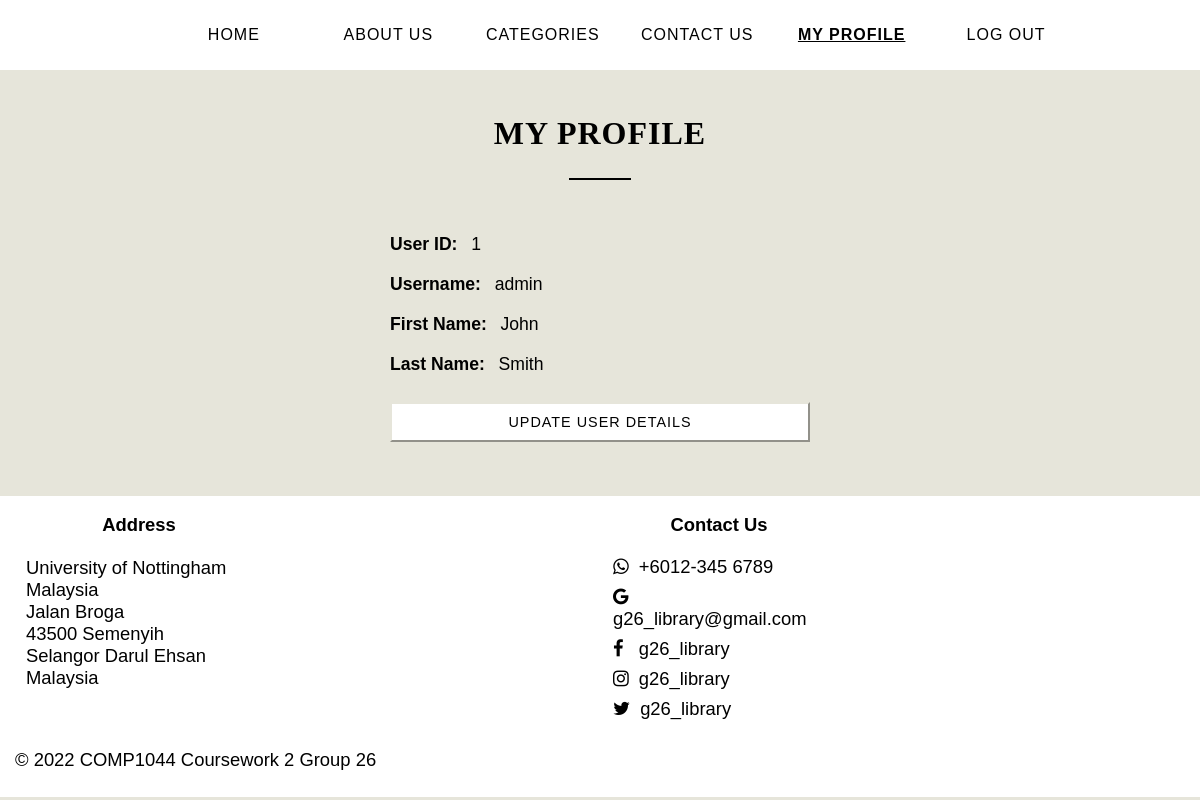
The app's page /profile.php (signed in) with its own data.
### tables this page shows
CREATE TABLE `users` (
  `user_id` int(8) NOT NULL,
  `username` varchar(80) NOT NULL,
  `password` varchar(80) NOT NULL,
  `firstname` varchar(80) NOT NULL,
  `lastname` varchar(80) NOT NULL
);

### profile.php (the view, shortened to what this page needs)
<!DOCTYPE html>
<html lang="en">
<head>
	<link rel="stylesheet" href="template.css">
	<link rel="stylesheet" href="form-template.css">
	<link rel="stylesheet" href="https://cdnjs.cloudflare.com/ajax/libs/font-awesome/4.7.0/css/font-awesome.min.css">
</head>
<body>
	<nav>
		<ul>
			<li><a href="home.html">Home</a></li>
			<li><a href="aboutus.html">About Us</a></li>
			<li><a href="categories.html">Categories</a></li>
			<li><a href="#contact-link">Contact Us</a></li>
			<li><a class="active" href="profile.php">My Profile</a></li>
			<li><a href="login.html">Log Out</a></li>
		</ul>
	</nav>
	<br>
	<h2 class="page-title-heading">MY PROFILE</h2>
	<hr class="page-heading-horizontal-line"><br>
	<br>
	<?php
	$conn = new mysqli("localhost","root","","library");
	$sql = "SELECT * FROM `users` WHERE users.user_id = '".$_SESSION['user_id']."'";
	$result = $conn->query($sql);
	$row = $result->fetch_assoc();
	echo "<div class='display-profile'>";
	echo "<b>User ID:</b> &ensp;".$row["user_id"]."<br>";
	echo "<b>Username:</b> &ensp;".$row["username"]."<br>";
	echo "<b>First Name:</b> &ensp;".$row["firstname"]."<br>";
	echo "<b>Last Name:</b> &ensp;".$row["lastname"]."<br>";
	echo "</div>";
	echo "<br><button class='update-user-button' name='update-user-button'><a href='updateuser.php'>Update User Details</a></button>";
	?>
	<br><br><br><br>
	<footer id="contact-link">
	<table class="footerTable">
		<tr>
			<th>Address</th>
			<th>Contact Us</th>
		</tr>
		<tr>
			<td>University of Nottingham Malaysia<br>Jalan Broga<br>43500 Semenyih<br>Selangor Darul Ehsan<br>Malaysia<br><br></td>
			<td><i class="fa fa-whatsapp"></i>+6012-345 6789<br><i class="fa fa-google"></i>g26_library@gmail.com<br><i class="fa fa-facebook"></i> g26_library<br><i class="fa fa-instagram"></i>g26_library<br><i class="fa fa-twitter"></i>g26_library</td>
		</tr>
	</table>
	<p>&copy; 2022 COMP1044 Coursework 2 Group 26</p>
	</footer>
</body>
</html>

### template.css (style rules this page uses)
html { height: 100%; font-family: "Candara", sans-serif; }
body { background-color: #e6e5da; height: 100%; margin: 0; user-select: none; }
nav { background-color: white; overflow: hidden; height: 70px; margin: 0; }
nav ul { text-align: center; }
nav ul li { display: inline-block; list-style-type: none; }
nav a { float: left; text-align: center; padding: 10px 15px; width: 120px; color: black; letter-spacing: 1px; text-decoration: none; text-transform: uppercase; }
nav a.active { text-decoration: underline; font-weight: bold; }
footer { background-color: white; overflow: hidden; padding: 7px 15px; font-size: 115%; color: black; }
footer .footerTable { border-spacing: 10px; }
footer .footerTable th,td { padding-right: 350px; }
footer .footerTable i { padding: 10px 10px 0px 0px; }

### form-template.css (style rules this page uses)
.page-title-heading { text-align: center; font-family: "Book Antiqua", serif; font-size: 200%; letter-spacing: 1px; }
.page-heading-horizontal-line { text-align: center; width: 5%; border: 0.8px solid black; background: black; }

### profile.php (style rules this page uses)
.display-profile { width: 35%; margin: auto; font-size: 110%; line-height: 40px; }
.update-user-button { margin-left: 32.5%; padding: 10px; width: 35%; background-color: white; cursor: pointer; border-style: 1px groove; border-color: #e6e5da; letter-spacing: 1px; text-transform: uppercase; font-size: 90%; }
.update-user-button a { text-decoration: none; color: black; }

### records on screen
users: user_id "1", username "admin", firstname "John", lastname "Smith"
